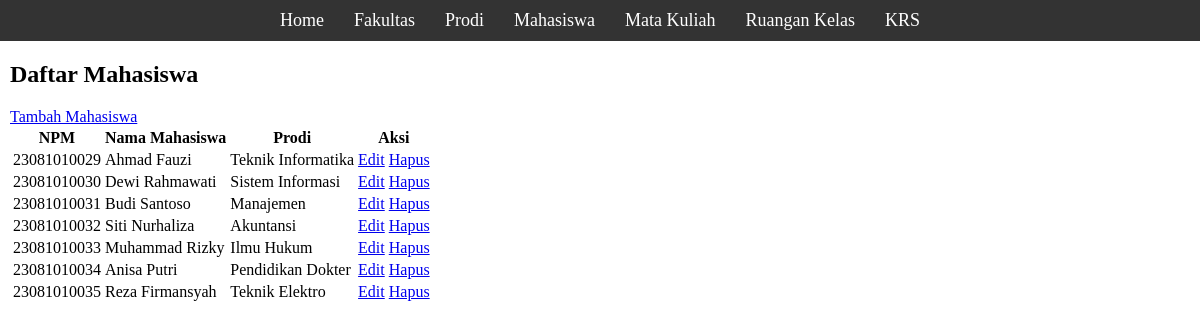
The page /page/mahasiswa/index.php on the database its author committed.
### tables this page shows
CREATE TABLE Mahasiswa (
    npm VARCHAR(20) PRIMARY KEY,
    name VARCHAR(255) NOT NULL,
    idProdi INT,
    FOREIGN KEY (idProdi) REFERENCES Prodi(id) ON DELETE CASCADE
);

CREATE TABLE Prodi (
    id INT AUTO_INCREMENT PRIMARY KEY,
    name VARCHAR(255) NOT NULL,
    idFakultas INT,
    FOREIGN KEY (idFakultas) REFERENCES Fakultas(id) ON DELETE CASCADE
);

### page/mahasiswa/index.php (the view, shortened to what this page needs)
<?php
include "../../config/conn.php";
$query = "SELECT Mahasiswa.npm, Mahasiswa.name, Prodi.name AS prodi_name
          FROM Mahasiswa
          LEFT JOIN Prodi ON Mahasiswa.idProdi = Prodi.id";
$result = mysqli_query($conn, $query);
?>
<!DOCTYPE html>
<html lang="en">
<head>
  <link rel="stylesheet" href="../../style.css">
</head>
<body>
  <header>
    <nav>
      <a href="../../dashboard.php">Home</a>
      <a href="../fakultas/index.php">Fakultas</a>
      <a href="../prodi/index.php">Prodi</a>
      <a href="../mahasiswa/index.php">Mahasiswa</a>
      <a href="../matakuliah/index.php">Mata Kuliah</a>
      <a href="../ruangankelas/index.php">Ruangan Kelas</a>
      <a href="../krs/index.php">KRS</a>
    </nav>
  </header>
  <main>
    <h2>Daftar Mahasiswa</h2>
    <a href="create.php">Tambah Mahasiswa</a>
    <table>
      <tr>
        <th>NPM</th>
        <th>Nama Mahasiswa</th>
        <th>Prodi</th>
        <th>Aksi</th>
      </tr>
      <?php while ($row = mysqli_fetch_assoc($result)): ?>
        <tr>
          <td><?= $row['npm'] ?></td>
          <td><?= $row['name'] ?></td>
          <td><?= $row['prodi_name'] ?></td>
          <td>
            <a href="edit.php?npm=<?= $row['npm'] ?>">Edit</a>
            <a href="../../controller/MahasiswaController.php?action=delete&npm=<?= $row['npm'] ?>">Hapus</a>
          </td>
        </tr>
      <?php endwhile; ?>
    </table>
  </main>
</body>
</html>

### style.css (style rules this page uses)
body { margin: 0; }
main { margin: 10px; }
header { background-color: #333; justify-content: center; display: flex; align-items: center; padding: 10px; }

### rows shown on the page
mahasiswa: npm "23081010029", name "Ahmad Fauzi", idProdi.name "Teknik Informatika"
mahasiswa: npm "23081010030", name "Dewi Rahmawati", idProdi.name "Sistem Informasi"
mahasiswa: npm "23081010031", name "Budi Santoso", idProdi.name "Manajemen"
mahasiswa: npm "23081010032", name "Siti Nurhaliza", idProdi.name "Akuntansi"
mahasiswa: npm "23081010033", name "Muhammad Rizky", idProdi.name "Ilmu Hukum"
mahasiswa: npm "23081010034", name "Anisa Putri", idProdi.name "Pendidikan Dokter"
mahasiswa: npm "23081010035", name "Reza Firmansyah", idProdi.name "Teknik Elektro"
